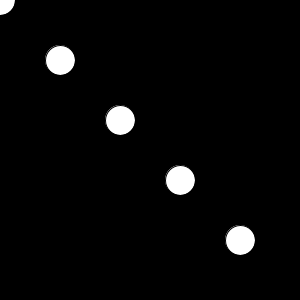
Frame 1 (no input)
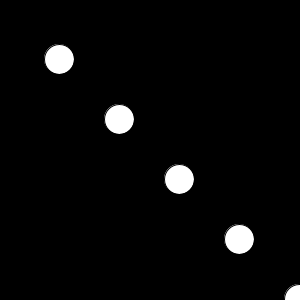
Frame 60 (the mouse pressed at the canvas centre just before this capture)
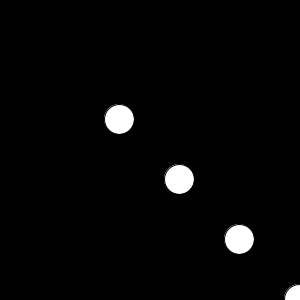
Frame 120 (the mouse held since frame 60 and released just before this capture)

The Processing sketch that drew these frames (run headless with seeded random() and noise(); from frame 60 on, the mouse is pressed at the canvas centre):

// Processing sketch: ex09_08
// ── ex09_08.pde
// 다섯 개의 원을 대각선 방향으로 이동

int[] x = new int[5];
int[] y = new int[5];

void setup() {
  size(300, 300);
  for (int i = 0; i < 5; i++) {
    x[i] = i * width / 5;
    y[i] = i * height / 5;
  }
}

void draw() {
  background(0);
  for (int i = 0; i < 5; i++) {
    ellipse(x[i], y[i], 30, 30);
    x[i]++;
    y[i]++;
  }
}
